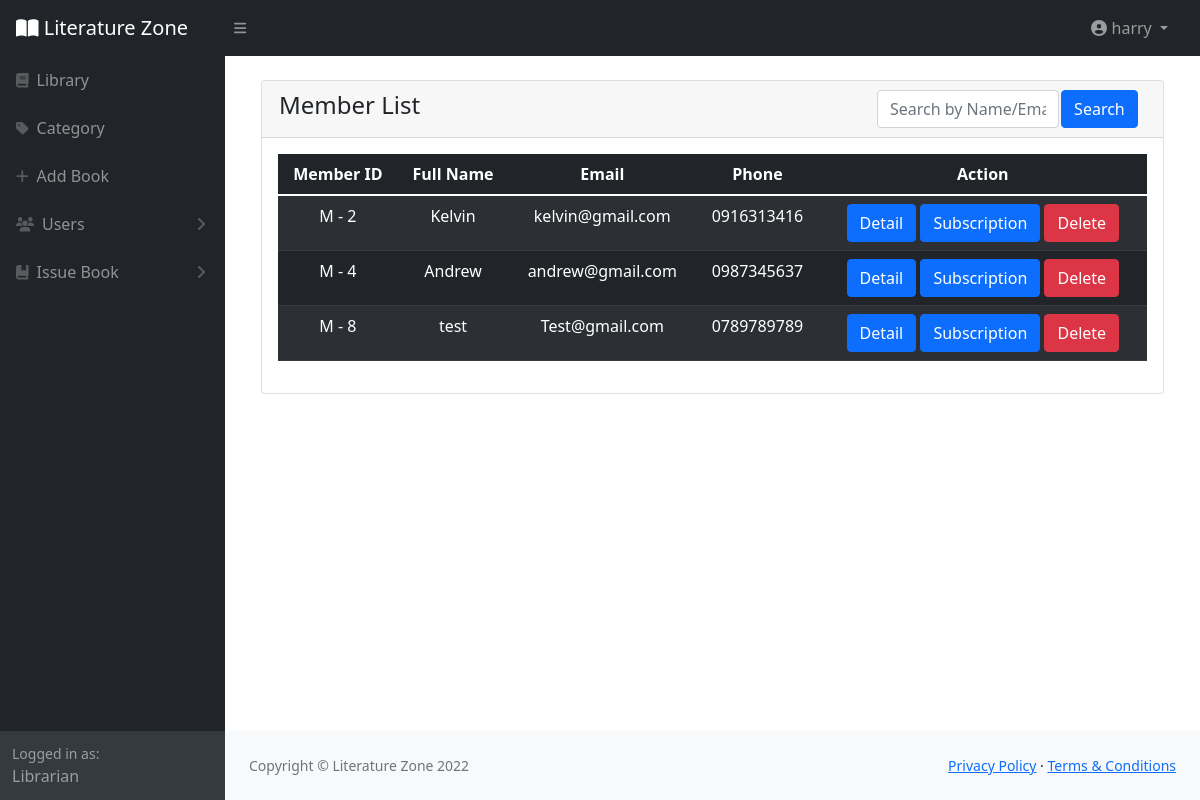
Screenshot of /MemberList.php (signed in) with the database file from the repository.
### tables this page shows
CREATE TABLE `user` (
  `UserID` int(11) NOT NULL,
  `FullName` varchar(200) NOT NULL,
  `Username` varchar(30) NOT NULL,
  `Password` varchar(25) NOT NULL,
  `RoleID` int(11) NOT NULL,
  `Email` varchar(40) NOT NULL,
  `Phone` varchar(25) NOT NULL,
  `DateOfBirth` date NOT NULL,
  `RegDate` timestamp NOT NULL DEFAULT current_timestamp() ON UPDATE current_timestamp()
);

### MemberList.php (the view, shortened to what this page needs)
<?php
	include("connect.php");
	if (isset($_POST['searchuser']))
			{
				$searchbtn = $_POST['searchuser'];
				$select="SELECT * FROM user WHERE RoleID=2 AND (FullName LIKE '%$searchbtn%' OR Email LIKE '%$searchbtn%')";
			}
			else
			{
				$select="SELECT * FROM user WHERE RoleID=2 ORDER BY UserID";
				$searchbtn="";
			}
			$result=mysqli_query($connect,$select);
?>
<!DOCTYPE html>
<html lang="en">
    <head>
        <link href="https://cdn.jsdelivr.net/npm/simple-datatables@latest/dist/style.css" rel="stylesheet" />
        <link href="css/styles.css" rel="stylesheet" />
        <link rel="stylesheet" type="text/css" href="css/all.min.css">
    </head>
    <body class="sb-nav-fixed">
        <?php include("LibrarianHeader.php");?>
        <?php include("LibrarianSidebar.php") ?>
            <div id="layoutSidenav_content">
                <main>
                    <div class="container-fluid px-4">
                        <div class="container">
                        <br>
                        <div class="card mb-4">
                            <div class="card-header">
                                <form action="" method="POST">
        <table>
            <tr>
                <td class="float-left"><h4>Member List</h4></td>
                <td width="21.2%">
                	<input class="form-control" type="text" name="searchuser" placeholder="Search by Name/Email" value="<?php echo $searchbtn?>"></td>
                <td width="10%"><input type="submit"  class="btn btn-primary" name="" value="Search"></td>
            </tr>
        </table>
        </form>
                            </div>
                            <div class="card-body">
                                <table class="table table-dark table-striped">
		<thead>
			<tr>
				<th scope="col" class="text-center">Member ID</th>
				<th scope="col" class="text-center">Full Name</th>
				<th scope="col" class="text-center">Email</th>
				<th scope="col" class="text-center">Phone</th>
				<th scope="col" class="text-center">Action</th>
			</tr>
		</thead>
		<tbody>
			<?php while ($row = mysqli_fetch_object($result)) { ?>
			<tr>
					<td class="text-center"><?php echo "M - ".$row->UserID;?></td>
					<td class="text-center"><?php echo $row->FullName;?></td>
					<td class="text-center"><?php echo $row->Email;?></td>
					<td class="text-center"><?php echo $row->Phone;?></td>
					<td class="text-center">
						<?php echo '<a class="btn btn-primary" href="MemberDetail.php?UserID='. $row->UserID.'">Detail</a>';?>
						<?php echo '<a class="btn btn-primary" href="Subscription.php?UserID='. $row->UserID.'">Subscription</a>';?>
						<?php echo '<a class="btn btn-danger" onclick="return confirm(\'Confirm Delete?\')" href="MemberDelete.php?UserID='. $row->UserID.'">Delete</a>';?>
					</tr>
			<?php } ?>
		</tbody>
		</table>
                            </div>
                        </div>
                    </div>
                </main>
                <?php include("Footer.php"); ?>
            </div>
        </div>
    </body>
</html>

### rows the page displays
user: UserID "2", FullName "Kelvin", Email "kelvin@gmail.com", Phone "0916313416"
user: UserID "4", FullName "Andrew", Email "andrew@gmail.com", Phone "0987345637"
user: UserID "8", FullName "test", Email "Test@gmail.com", Phone "0789789789"

### other values shown
$_SESSION["Username"] "harry"
